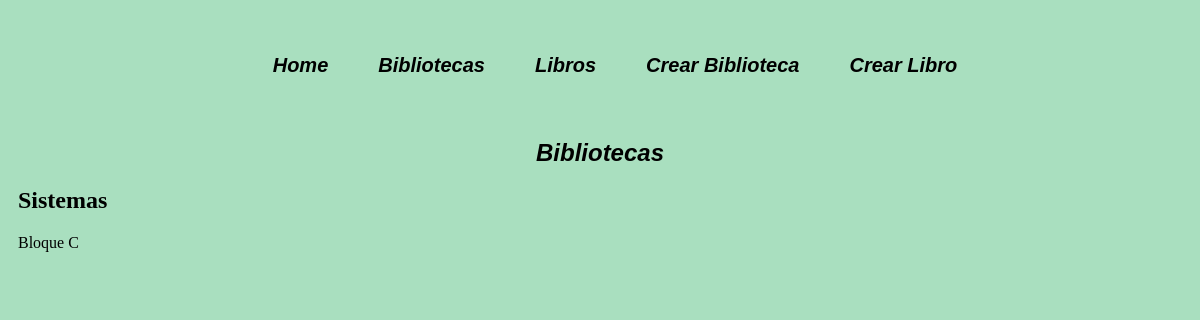
The page /biblioteca/ on the database as committed earlier.
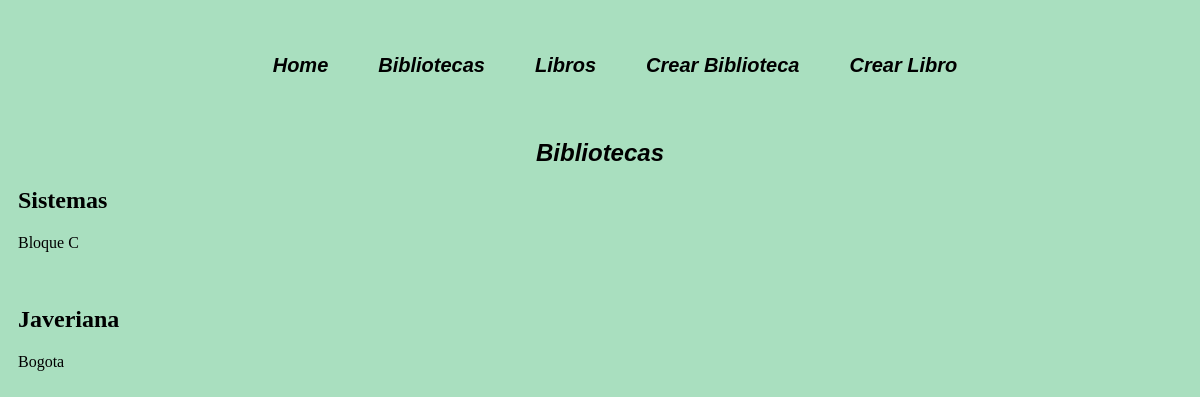
The same page on the database as committed later.
### myapp/models.py (models this page shows, shortened)
class Biblioteca( models.Model ):
    nombre = models.CharField(help_text='Ingrese el nombre de la Biblioteca', max_length=50)
    ubicacion = models.CharField(help_text='Ingrese la ubicacion de la Biblioteca', max_length=50)

### myapp/views.py (the view)
# urls.py: path('biblioteca/', views.biblioteca, name='biblioteca'),
def biblioteca( request ):
    biblioteca = list(Biblioteca.objects.values())
    titulo = 'Bibliotecas'
    return render(request, 'Biblioteca/biblioteca.html',{
        'titulo':titulo,
        'biblioteca':biblioteca,
    })

### myapp/templates/Biblioteca/biblioteca.html
{% extends 'layouts/base.html' %}
{% block content %}
<h1>{{titulo}}</h1>
{% for biblioteca in biblioteca %}
<article>
    <h2>{{ biblioteca.nombre }}</h2>
    <P>{{ biblioteca.ubicacion }}</P>
    <br>
</article>
{% endfor %}
{% endblock %}

Rows that differ between the two databases and show on the page:
added Biblioteca: nombre "Javeriana", ubicacion "Bogota"
